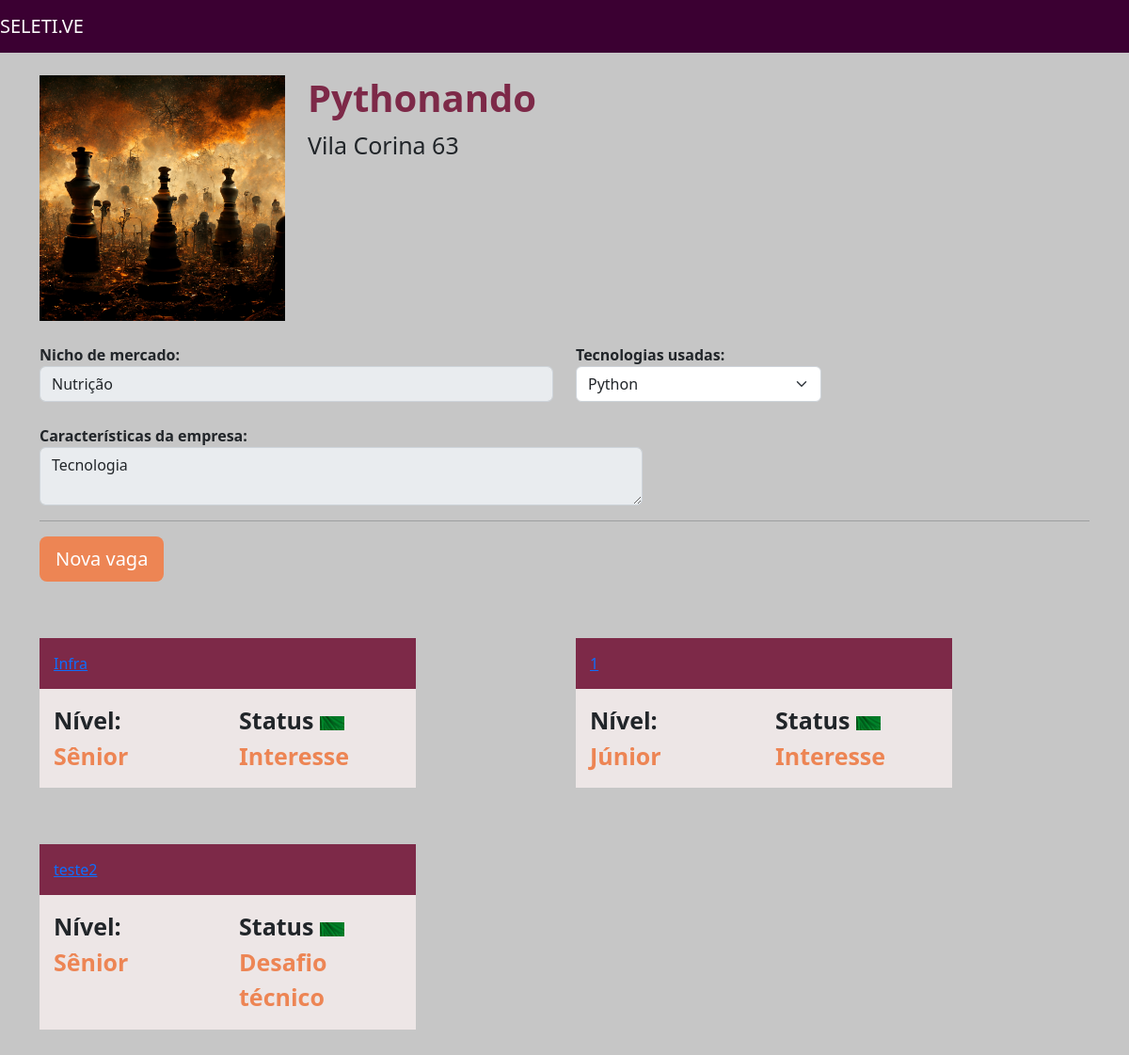
/home/empresa/1, run on an earlier commit of the app's database.
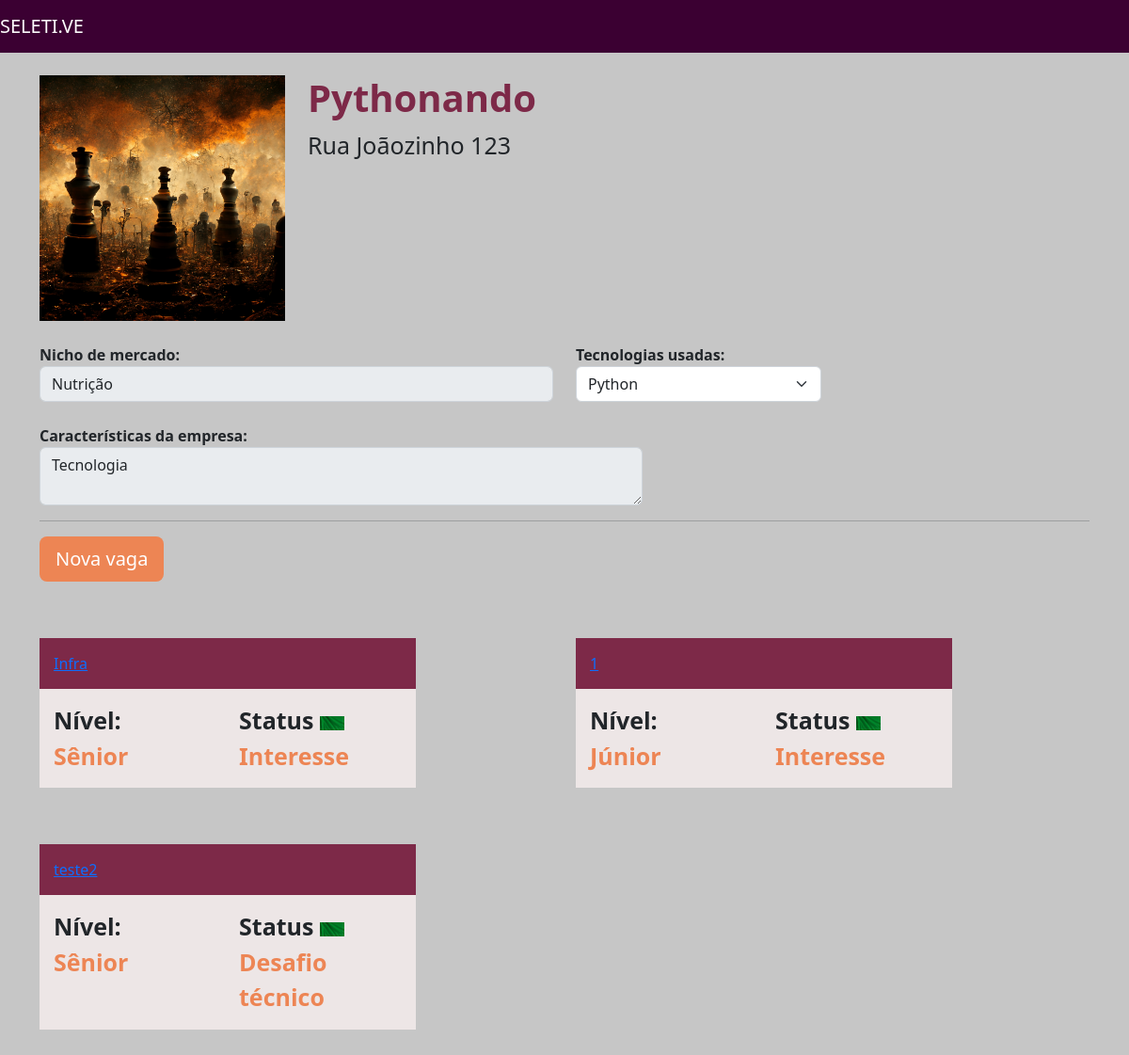
And on a later commit of the database.
### empresa/models.py (models this page shows, shortened)
class Empresa(models.Model):
  logo = models.ImageField(upload_to="logo_empresa", null=True)
  nome = models.CharField(max_length=30)
  email = models.EmailField()
  cidade = models.CharField(max_length=30)
  endereco = models.CharField(max_length=30)
  caracteristica_empresa = models.TextField()
  choices_nicho_mercado=(
    ("M", "Marketing"),
    ("N", "Nutrição"),
    ("D", "Design")
  )
  nicho_mercado = models.CharField(max_length=3, choices=choices_nicho_mercado)
  tecnologias = models.ManyToManyField(Tecnologias)
  def __str__(self):
    return self.nome

### empresa/views.py (the view)
# urls.py: path('empresa/<int:id>', views.empresa, name="empresa_unica"),
def empresa(request, id):
    empresa = get_object_or_404(Empresa, id=id)
    empresas = Empresa.objects.all()
    tecnologias = Tecnologias.objects.all()
    vagas = Vagas.objects.filter(empresa_id=id)
    return render(request, 'empresa_unica.html', {'empresa': empresa,'tecnologias': tecnologias,'empresas': empresas,'vagas': vagas})

### empresa/models.py (called while the page is built)
  def __str__(self):
    return self.tecnologia

### empresa/templates/empresa_unica.html (shortened to what this page needs)
{% extends 'base.html' %}
{% load static %}
{% block 'head' %}
    <link href="{% static 'empresa/css/empresa.css' %}" rel="stylesheet">
{% endblock%}
{% block 'body' %}
    <br>
    <div class="container">
        <div class="row">
            <div class="col-md-3">
                <img width="100%" src="{{empresa.logo.url}}">
            </div>
            <div class="col-md">
                <h1 class="titulo">{{empresa.nome}}</h1>
                <p class="paragrafo">{{empresa.endereco}}</p>
            </div>
        </div>
        <br>
        <div class="row">
            <div class="col-md-6">
                <label>Nicho de mercado:</label>
                <input disabled type="text" class="form-control" value="{{empresa.get_nicho_mercado_display}}">
            </div>
            <div class="col-md-3">
                <label>Tecnologias usadas:</label>
                <select class="form-select">
                  {% for tech in empresa.tecnologias.all %}
                  <option>{{tech}}</option>
                  {% endfor %}
                </select>
            </div>
        </div>
        <br>
        <div class="row">
            <div class="col-md-7">
                <label>Características da empresa:</label>
                <textarea disabled class="form-control">{{empresa.caracteristica_empresa}}</textarea>
            </div>
            <div class="col-md-3">
            </div>
        </div>
        <hr>
        <a data-bs-toggle="modal" data-bs-target="#exampleModal" class="btn btn-lg btn-orange">Nova vaga</a>
        <div class="row">
            {% for vaga in vagas %}
    <div class="col-md">
    <div class="box-vagas">
        <div class="header-vagas">
            <a href="{% url 'vaga' vaga.id %}">{{vaga.titulo}}</a>
        </div>
        <div class="body-vagas">
            <div class="row">
                <div class="col-md">
                    <label class="paragrafo">Nível:</label>
                    <br>
                    <label class="paragrafo paragrafo-orange">{{vaga.get_nivel_experiencia_display}}</label>
                </div>
                <div class="col-md">
                    <label class="paragrafo">Status <img height=15px src="{% static 'empresa/img/green.png' %}"></label>
                    <br>
                    <label class="paragrafo paragrafo-orange">{{vaga.get_status_display}}</label>
                </div>
            </div>
        </div>
    </div>
    </div>
{% endfor %}
        </div>
    </div>
    <br>
    <br>
{% endblock %}

What changed in the data, as far as the page shows it:
changed Empresa "Pythonando": endereco "Vila Corina 63" → "Rua Joãozinho 123"
